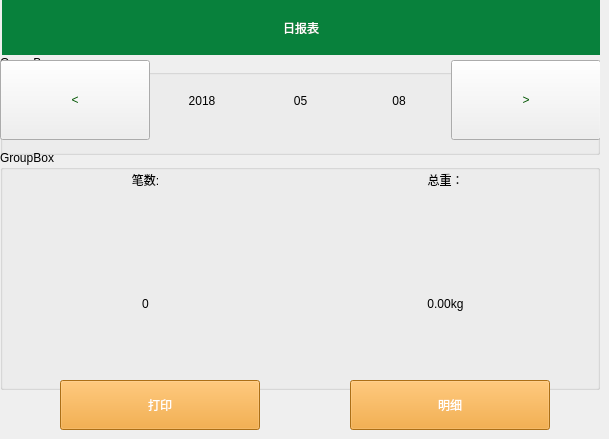
   <widget class="QWidget" name="page">
    <widget class="QGroupBox" name="groupBox">
     <property name="geometry">
      <rect>
       <x>0</x>
       <y>55</y>
       <width>600</width>
       <height>100</height>
      </rect>
     </property>
     <property name="title">
      <string>GroupBox</string>
     </property>
     <widget class="QWidget" name="horizontalLayoutWidget">
      <property name="geometry">
       <rect>
        <x>0</x>
        <y>0</y>
        <width>601</width>
        <height>91</height>
       </rect>
      </property>
      <layout class="QHBoxLayout" name="horizontalLayout">
       <item>
        <widget class="QPushButton" name="pushButton_2">
         <property name="minimumSize">
          <size>
           <width>50</width>
           <height>80</height>
          </size>
         </property>
         <property name="maximumSize">
          <size>
           <width>150</width>
           <height>16777215</height>
          </size>
         </property>
         <property name="styleSheet">
          <string notr="true">font: 75 36pt &quot;Ubuntu&quot;;
color: rgb(0, 85, 0);</string>
         </property>
         <property name="text">
          <string>&lt;</string>
         </property>
        </widget>
       </item>
       <item>
        <layout class="QHBoxLayout" name="horizontalLayout_2">
         <item>
          <widget class="QLabel" name="label_year">
           <property name="styleSheet">
            <string notr="true">color: rgb(0, 0, 0);
font: 75 24pt &quot;Ubuntu&quot;;</string>
           </property>
           <property name="text">
            <string>2018</string>
           </property>
           <property name="alignment">
            <set>Qt::AlignCenter</set>
           </property>
          </widget>
         </item>
         <item>
          <widget class="QLabel" name="label_mounth">
           <property name="styleSheet">
            <string notr="true">color: rgb(0, 0, 0);
font: 75 24pt &quot;Ubuntu&quot;;</string>
           </property>
           <property name="text">
            <string>05</string>
           </property>
           <property name="alignment">
            <set>Qt::AlignCenter</set>
           </property>
          </widget>
         </item>
         <item>
          <widget class="QLabel" name="label_date_2">
           <property name="styleSheet">
            <string notr="true">color: rgb(0, 0, 0);
font: 75 24pt &quot;Ubuntu&quot;;</string>
           </property>
           <property name="text">
            <string>08</string>
           </property>
           <property name="alignment">
            <set>Qt::AlignCenter</set>
           </property>
          </widget>
         </item>
        </layout>
       </item>
       <item>
        <widget class="QPushButton" name="pushButton">
         <property name="minimumSize">
          <size>
           <width>0</width>
           <height>80</height>
          </size>
         </property>
         <property name="maximumSize">
          <size>
           <width>150</width>
           <height>16777215</height>
          </size>
         </property>
         <property name="styleSheet">
          <string notr="true">font: 75 36pt &quot;Ubuntu&quot;;
color: rgb(0, 85, 0);</string>
         </property>
         <property name="text">
          <string>&gt;</string>
         </property>
        </widget>
       </item>
      </layout>
     </widget>
    </widget>
    <widget class="QGroupBox" name="groupBox_2">
     <property name="geometry">
      <rect>
       <x>0</x>
       <y>150</y>
       <width>600</width>
       <height>240</height>
      </rect>
     </property>
     <property name="title">
      <string>GroupBox</string>
     </property>
     <widget class="QWidget" name="verticalLayoutWidget">
      <property name="geometry">
       <rect>
        <x>0</x>
        <y>0</y>
        <width>291</width>
        <height>241</height>
       </rect>
      </property>
      <layout class="QVBoxLayout" name="verticalLayout">
       <item>
        <widget class="QLabel" name="label_22">
         <property name="maximumSize">
          <size>
           <width>16777215</width>
           <height>60</height>
          </size>
         </property>
         <property name="styleSheet">
          <string notr="true">font: 75 28pt &quot;Ubuntu&quot;;
color: rgb(0, 0, 0);</string>
         </property>
         <property name="text">
          <string>笔数:</string>
         </property>
         <property name="alignment">
          <set>Qt::AlignCenter</set>
         </property>
        </widget>
       </item>
       <item>
        <widget class="QLabel" name="label_24">
         <property name="styleSheet">
          <string notr="true">font: 75 28pt &quot;Ubuntu&quot;;
color: rgb(0, 0, 0);</string>
         </property>
         <property name="text">
          <string>0</string>
         </property>
         <property name="alignment">
          <set>Qt::AlignCenter</set>
         </property>
        </widget>
       </item>
      </layout>
     </widget>
     <widget class="QWidget" name="verticalLayoutWidget_2">
      <property name="geometry">
       <rect>
        <x>290</x>
        <y>0</y>
        <width>311</width>
        <height>241</height>
       </rect>
      </property>
      <layout class="QVBoxLayout" name="verticalLayout_2">
       <item>
        <widget class="QLabel" name="label_23">
         <property name="maximumSize">
          <size>
           <width>16777215</width>
           <height>60</height>
          </size>
         </property>
         <property name="styleSheet">
          <string notr="true">font: 75 28pt &quot;Ubuntu&quot;;
color: rgb(0, 0, 0);</string>
         </property>
         <property name="text">
          <string>总重：</string>
         </property>
         <property name="alignment">
          <set>Qt::AlignCenter</set>
         </property>
        </widget>
       </item>
       <item>
        <widget class="QLabel" name="label_25">
         <property name="styleSheet">
          <string notr="true">font: 75 28pt &quot;Ubuntu&quot;;
color: rgb(0, 0, 0);</string>
         </property>
         <property name="text">
          <string>0.00kg</string>
         </property>
         <property name="alignment">
          <set>Qt::AlignCenter</set>
         </property>
        </widget>
       </item>
      </layout>
     </widget>
    </widget>
    <widget class="QToolButton" name="toolButton_8">
     <property name="geometry">
      <rect>
       <x>350</x>
       <y>380</y>
       <width>200</width>
       <height>50</height>
      </rect>
     </property>
     <property name="styleSheet">
      <string notr="true">background-color: rgb(241, 156, 31);
color: rgb(255, 255, 255);
font: 16pt &quot;Sans Serif&quot;;</string>
     </property>
     <property name="text">
      <string>明细</string>
     </property>
    </widget>
    <widget class="QLabel" name="label_21">
     <property name="geometry">
      <rect>
       <x>2</x>
       <y>0</y>
       <width>598</width>
       <height>55</height>
      </rect>
     </property>
     <property name="styleSheet">
      <string notr="true">font: 20pt &quot;Sans Serif&quot;;
color: rgb(255, 255, 255);
background-color: rgb(8, 129, 60);</string>
     </property>
     <property name="text">
      <string>日报表</string>
     </property>
     <property name="alignment">
      <set>Qt::AlignCenter</set>
     </property>
    </widget>
    <widget class="QToolButton" name="toolButton_23">
     <property name="geometry">
      <rect>
       <x>60</x>
       <y>380</y>
       <width>200</width>
       <height>50</height>
      </rect>
     </property>
     <property name="styleSheet">
      <string notr="true">background-color: rgb(241, 156, 31);
color: rgb(255, 255, 255);
font: 16pt &quot;Sans Serif&quot;;</string>
     </property>
     <property name="text">
      <string>打印</string>
     </property>
    </widget>
   </widget>
